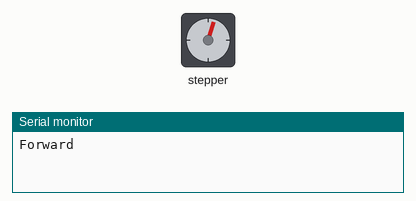
The sketch below on a simulated Arduino Uno, built with avr-gcc and run on an emulated ATmega328P. Parts: stepper motor, the last lines printed to the serial monitor. Stepper angles assume 200 steps per turn.

Above: at 0.15 s.
At 10.43 s:
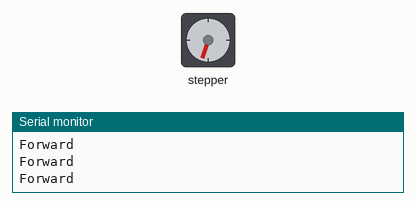
At 19.81 s:
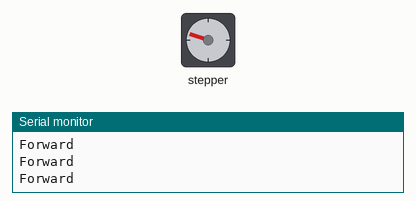
At 39.77 s:
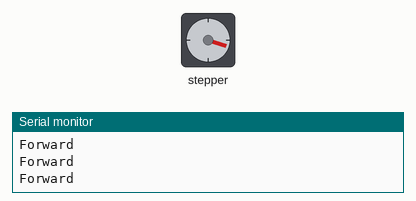
Timing chart, 0 to 40.0 s (numbered marks = the images above):
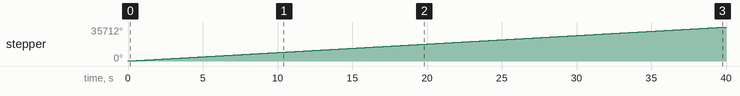

Measured:
- by itself, stepper: keeps turning clockwise at about 893°/s

The sketch:

stepper.ino
```cpp
#include <Stepper.h>
// change this to the number of steps on your motor
#define STEPS 200

// create an instance of the stepper class, specifying
// the number of steps of the motor and the pins it's
// attached to
Stepper stepper(STEPS, 5, 3,4,2);

void setup() {
  // set the motor speed at 60 RPMS:
  stepper.setSpeed(150);

  // Initialize the Serial port:
  Serial.begin(9600);

}

void loop() {
  // Step forward 100 steps:
  Serial.println("Forward");
  stepper.step(200);
  //delay(500);

  // Step backward 100 steps:
  //Serial.println("Backward");
  //stepper.step(-200);
  //delay(500);

}
```
